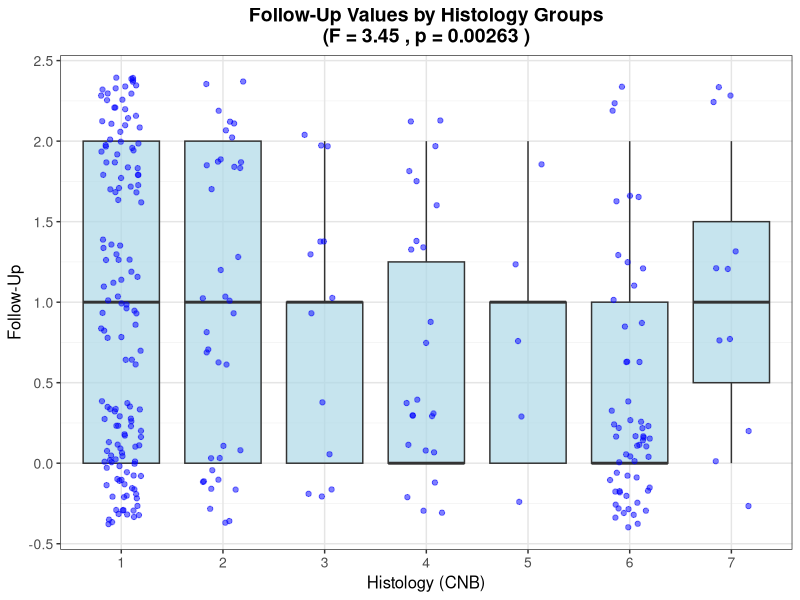
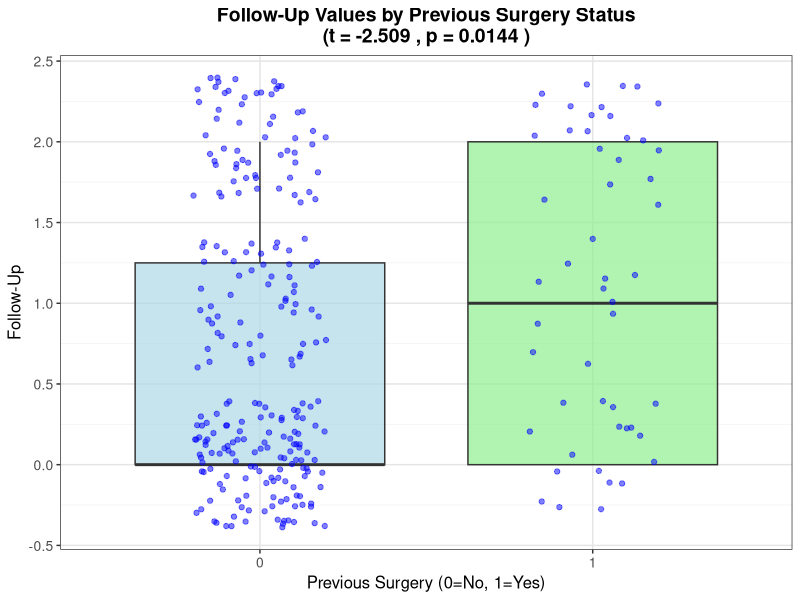

Reproduce these figures in R, in order.
# Load required libraries
library(ggplot2)
library(readr)

# Read the CSV file
data <- read.csv2("Test.csv")

# Perform ANOVA test for Follow-Up vs Histology (CNB)
anova_histology <- aov(Follow.Up ~ factor(Histology..CNB.), data=data)
anova_summary <- summary(anova_histology)

# Print ANOVA results
cat("\nANOVA Test Results (Follow-Up vs Histology (CNB)):\n")
cat("F-statistic:", anova_summary[[1]]$"F value"[1], "\n")
cat("p-value:", anova_summary[[1]]$"Pr(>F)"[1], "\n\n")

# Calculate means for each Histology group
histology_means <- tapply(data$Follow.Up, data$Histology..CNB., mean, na.rm=TRUE)
cat("Mean Follow-Up for each Histology group:\n")
print(histology_means)
cat("\n")

# Create box plot with points for Histology groups
p_histology <- ggplot(data, aes(x = factor(Histology..CNB.), y = Follow.Up)) +
  geom_boxplot(fill = "lightblue", alpha = 0.7) +
  geom_jitter(width = 0.2, alpha = 0.5, color = "blue") +
  theme_bw() +
  labs(title = paste("Follow-Up Values by Histology Groups\n(F =", 
                    round(anova_summary[[1]]$"F value"[1], 3),
                    ", p =", format.pval(anova_summary[[1]]$"Pr(>F)"[1], digits = 3), ")"),
       x = "Histology (CNB)",
       y = "Follow-Up") +
  theme(plot.title = element_text(hjust = 0.5, size = 14, face = "bold"),
        axis.title = element_text(size = 12),
        axis.text = element_text(size = 10),
        panel.background = element_rect(fill = "white"),
        panel.grid.major = element_line(color = "gray90"),
        panel.grid.minor = element_line(color = "gray95"))

# Save the plot
ggsave("Karl/anova_plot_histology_followup.png", p_histology, width = 10, height = 8, dpi = 300)

# Perform t-test for Follow-Up vs Previous surgery
t_test_surgery <- t.test(Follow.Up ~ Previous.surgery, data=data)

# Print t-test results
cat("\nT-Test Results (Follow-Up vs Previous surgery):\n")
cat("t-statistic:", t_test_surgery$statistic, "\n")
cat("p-value:", t_test_surgery$p.value, "\n")
cat("95% Confidence Interval:", t_test_surgery$conf.int[1], "to", t_test_surgery$conf.int[2], "\n\n")

# Calculate means for each Previous surgery group
mean_no_surgery <- mean(data$Follow.Up[data$Previous.surgery == 0], na.rm=TRUE)
mean_with_surgery <- mean(data$Follow.Up[data$Previous.surgery == 1], na.rm=TRUE)

cat("Mean Follow-Up for No Previous surgery:", mean_no_surgery, "\n")
cat("Mean Follow-Up for Previous surgery:", mean_with_surgery, "\n\n")

# Create box plot with points for Previous surgery groups
p_surgery <- ggplot(data, aes(x = factor(Previous.surgery), y = Follow.Up)) +
  geom_boxplot(fill = c("lightblue", "lightgreen"), alpha = 0.7) +
  geom_jitter(width = 0.2, alpha = 0.5, color = "blue") +
  theme_bw() +
  labs(title = paste("Follow-Up Values by Previous Surgery Status\n(t =", 
                    round(t_test_surgery$statistic, 3),
                    ", p =", format.pval(t_test_surgery$p.value, digits = 3), ")"),
       x = "Previous Surgery (0=No, 1=Yes)",
       y = "Follow-Up") +
  theme(plot.title = element_text(hjust = 0.5, size = 14, face = "bold"),
        axis.title = element_text(size = 12),
        axis.text = element_text(size = 10),
        panel.background = element_rect(fill = "white"),
        panel.grid.major = element_line(color = "gray90"),
        panel.grid.minor = element_line(color = "gray95"))

# Save the plot
ggsave("Karl/t_test_plot_surgery_followup.png", p_surgery, width = 10, height = 8, dpi = 300) 